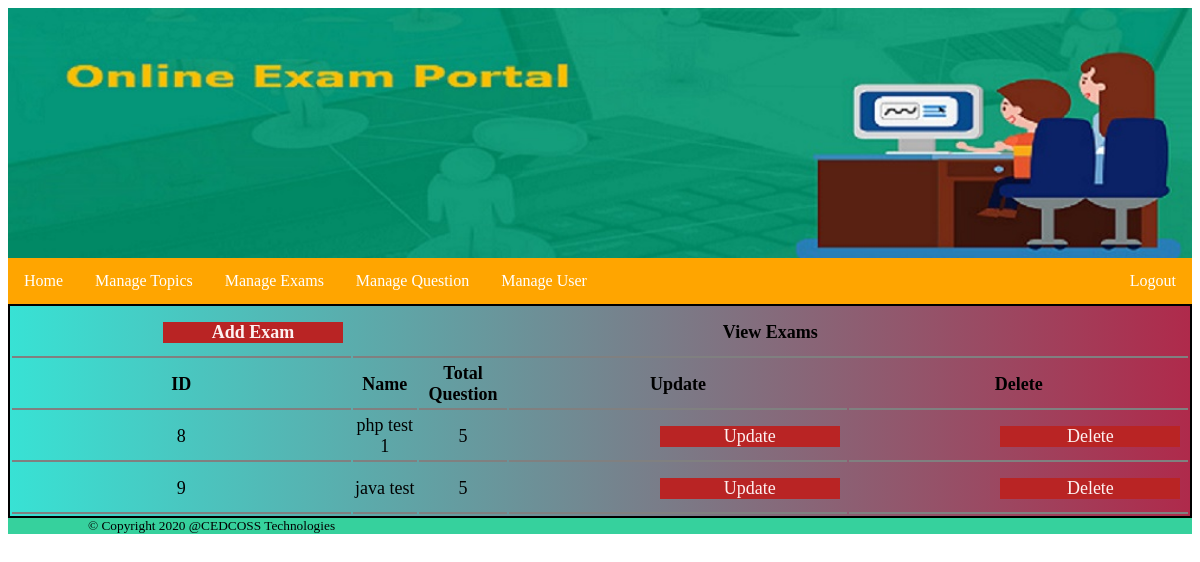
Page /Admin/viewtest.php (signed in) on the committed database.
### tables this page shows
CREATE TABLE `test` (
  `test_id` int(11) NOT NULL,
  `topic_id` int(11) NOT NULL,
  `test_name` varchar(50) NOT NULL,
  `total_que` varchar(15) NOT NULL
);

### Admin/viewtest.php (the view, shortened to what this page needs)
<?php
    include('header.php');
    include('config.php');
?>
<div class="main">
 <?php include('nav.php'); ?>
   <?php $sql = "SELECT * from test";
        echo "<table class='view-table-css'>";
        echo"<tr> <th class='view-table-css-td'><a href='addtest.php' class='anchor-css'>Add Exam</a></th>
        <th colspan='4' class='view-table-css-td'>View Exams</th></tr>";
        echo"<tr>
        <th class='view-table-css-td'>ID</th>
        <th class='view-table-css-td'>Name</th>
        <th class='view-table-css-td'>Total Question</th>
        <th class='view-table-css-td'>Update</th>
        <th class='view-table-css-td'>Delete</th></tr>";
        $result =$conn->query($sql);
    if ($result->num_rows > 0) {
        while ($row = $result->fetch_assoc()) {
            echo "<tr>";
            echo"<td class='view-table-css-td'>".$row['test_id']."</td>";
            echo"<td class='view-table-css-td'>".$row['test_name']."</td>";
            echo"<td class='view-table-css-td'>".$row['total_que']."</td>";
            echo'<td class="view-table-css-td"><a href="edittest.php?id='.$row['test_id'].'" class="anchor-css">Update</a></td>';
            echo'<td class="view-table-css-td"><a href="deletetest.php?id='.$row['test_id'].'" class="anchor-css">Delete</a></td>';
            echo"</tr>";
        }
    }
    echo"</table>";
    ?>
</div>
 <?php include('footer.php') ?>

### Admin/css/style.css (style rules this page uses)
.view-table-css { width: 100%; border: 2px solid black; text-align: center; background:linear-gradient(to right,rgba(22, 221, 205, 0.856),rgb(175, 42, 75)); font-size: large; }
.view-table-css-td { color: black; border-bottom: 2px solid gray; width: 500px; height: 50px; }
.anchor-css { display: block; color: rgb(253, 241, 241); background-color:rgb(185, 36, 36); text-decoration: none; width: 100px; margin-left: 150px; padding-left: 40px; padding-right: 40px; }

### rows in the picture
test: test_id "8", test_name "php test 1", total_que "5"
test: test_id "9", test_name "java test", total_que "5"
